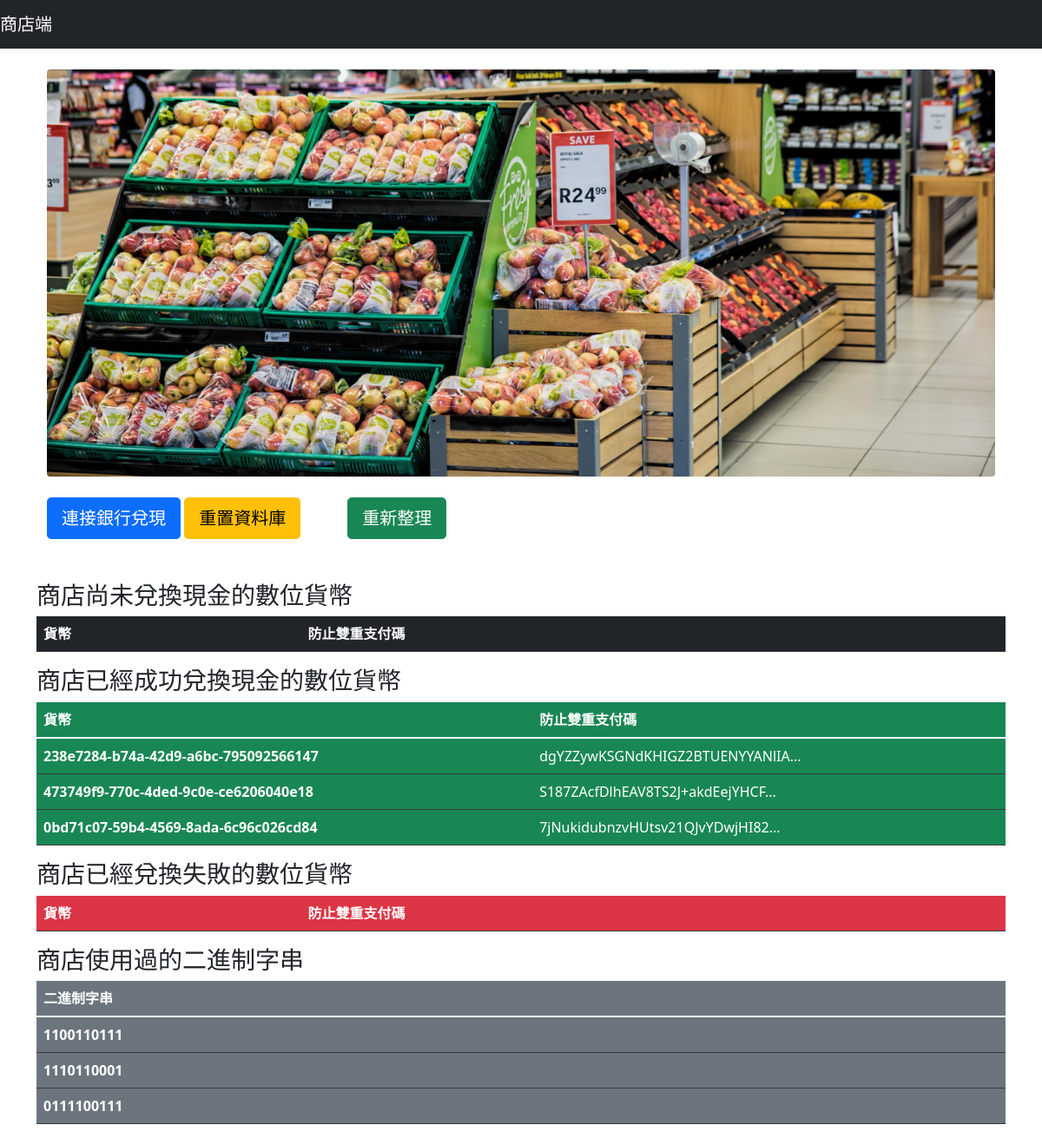
The app's page /, older data.
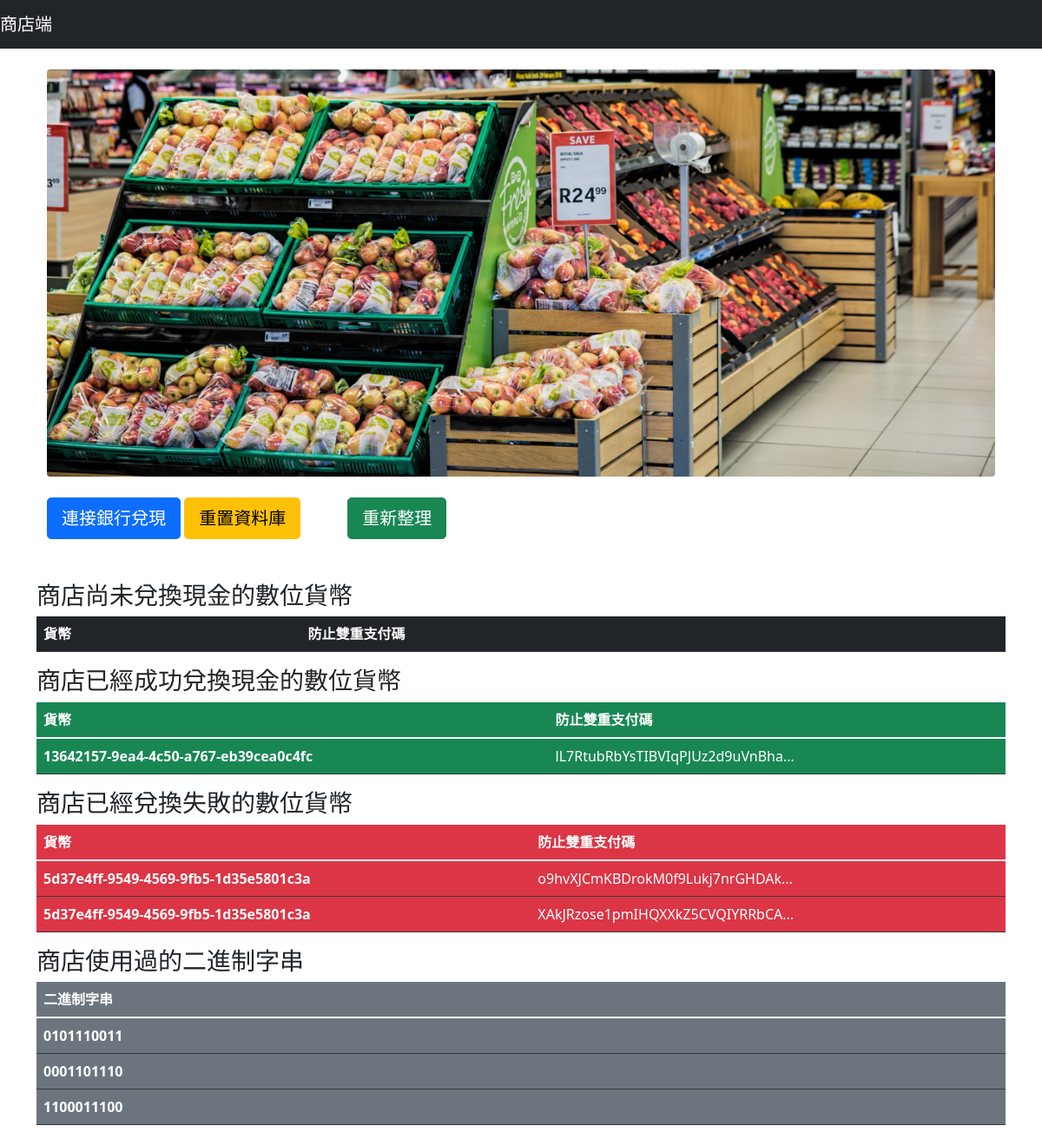
The same page, newer data.
### tables this page shows
CREATE TABLE STOREWALLET(
   id INTEGER PRIMARY KEY AUTOINCREMENT,
   hidden_user_info     TEXT                NOT NULL,
   digital_currency     TEXT     DEFAULT 0   NOT NULL,
   deposited         INT     DEFAULT 0,           
   deposit_fail         INT     DEFAULT 0
);

CREATE TABLE BINARYSTRINGS(
   id INTEGER PRIMARY KEY AUTOINCREMENT,
   binary_string     TEXT     DEFAULT 0   NOT NULL
);

### app.py (the view)
@app.route('/',methods=['GET'])
def homePage():
    NotDepositedYetCurrencys=SQLiteUtil.getCurrencyNotYetDepositForFrontEnd()
    CurrencysDeposited=SQLiteUtil.getCurrencyDepositedForFrontEnd()
    CurrencyDepositFail=SQLiteUtil.getCurrencyDepositFailForFrontEnd()
    binaryStrings = SQLiteUtil.getBinaryStringForFrontEnd()
    return render_template('index.html',NotDepositedYetCurrencys=NotDepositedYetCurrencys,CurrencysDeposited=CurrencysDeposited,CurrencyDepositFail=CurrencyDepositFail,binaryStrings=binaryStrings)

### SQLiteUtil.py (called while the page is built)
def getCurrencyNotYetDepositForFrontEnd():
    s=storeWalletTable.select().where(storeWalletTable.c.deposited==0,storeWalletTable.c.deposit_fail==0)
    conn = engine.connect()
    results = conn.execute(s)
    returnResult=list()
    for result in results:
        currency=result[2]
        hiddenUserInfo=json.loads(result[1])
        hiddenUserInfo=hiddenUserInfo[0][:30]+"..."
        resultList=list(result)
        returnResult.append([currency,hiddenUserInfo])
    return returnResult

def getCurrencyDepositedForFrontEnd():
    s=storeWalletTable.select().where(storeWalletTable.c.deposited==1 , storeWalletTable.c.deposit_fail!=1)
    conn = engine.connect()
    results = conn.execute(s)
    returnResult=list()
    for result in results:
        currency=result[2]
        hiddenUserInfo=json.loads(result[1])
        hiddenUserInfo=hiddenUserInfo[0][:30]+"..."
        resultList=list(result)
        returnResult.append([currency,hiddenUserInfo])
    return returnResult

### templates/index.html (shortened to what this page needs)
<!DOCTYPE html>
<html lang="en">
<head>
    <link href="https://cdn.jsdelivr.net/npm/bootstrap@5.1.3/dist/css/bootstrap.min.css" rel="stylesheet"
>
</head>
<body>
    <nav class="navbar navbar-expand-lg navbar-dark bg-dark">
        <a class="navbar-brand" style=" font: size 100px;" href="#">商店端</a>
    </nav>
    <div class="container">
        <div class="container">
            <br>
            <img src="/static/images/Store.jpg" class="rounded mx-auto d-block" alt="..." style="width:100%">
            <br>
            <a type="button" class="btn btn-primary btn-lg" href="/deposit">連接銀行兌現</a>
            <a type="button" class="btn btn-warning btn-lg" href="/refresh-database">重置資料庫</a>
            <a type="button" class="btn btn-success btn-lg" style="position: relative;left:50px;" href="/">重新整理</a>
        </div>
        <br>
        <br>
        <h3>商店尚未兌換現金的數位貨幣</h3>
        <table class="table table-dark">
            <thead>
                <tr>
                    <th scope="col">貨幣</th>
                    <th scope="col">防止雙重支付碼</th>
                </tr>
            </thead>
        </table>
        <h3>商店已經成功兌換現金的數位貨幣</h3>
        <table class="table table-dark">
            <thead>
                <tr>
                    <th scope="col" class="bg-success">貨幣</th>
                    <th scope="col" class="bg-success">防止雙重支付碼</th>
                </tr>
            </thead>
            <tbody>
                {% for CurrencyDeposited in CurrencysDeposited %}
                <tr>
                    <th class="bg-success">{{ CurrencyDeposited[0]}}</th>
                    <td class="bg-success">{{CurrencyDeposited[1]}}</td>
                </tr>
                {% endfor %}
            </tbody>
        </table>
        <h3>商店已經兌換失敗的數位貨幣</h3>
        <table class="table table-dark">
            <thead>
                <tr>
                    <th scope="col" class="bg-danger">貨幣</th>
                    <th scope="col" class="bg-danger">防止雙重支付碼</th>
                </tr>
            </thead>
            <tbody>
                {% for CurrencyDepositFailed in CurrencyDepositFail %}
                <tr>
                    <th class="bg-danger">{{ CurrencyDepositFailed[0]}}</th>
                    <td class="bg-danger">{{CurrencyDepositFailed[1]}}</td>
                </tr>
                {% endfor %}
            </tbody>
        </table>
        <h3>商店使用過的二進制字串</h3>
        <table class="table table-dark">
            <thead>
                <tr>
                    <th scope="col" class="bg-secondary">二進制字串</th>
                </tr>
            </thead>
            <tbody>
                {% for binaryString in binaryStrings %}
                <tr>
                    <th class="bg-secondary">{{ binaryString}}</th>
                </tr>
                {% endfor %}
            </tbody>
        </table>
    </div>
</body>
</html>

Row changes from the older to the newer data that the page shows:
removed STOREWALLET: digital_currency "238e7284-b74a-42d9-a6bc-795092566147", CurrencyDeposited "dgYZZywKSGNdKHIGZ2BTUENYYANlIA...", shown under "商店已經成功兌換現金的數位貨幣"
removed STOREWALLET: digital_currency "473749f9-770c-4ded-9c0e-ce6206040e18", CurrencyDeposited "S187ZAcfDlhEAV8TS2J+akdEejYHCF...", shown under "商店已經成功兌換現金的數位貨幣"
removed STOREWALLET: digital_currency "0bd71c07-59b4-4569-8ada-6c96c026cd84", CurrencyDeposited "7jNukidubnzvHUtsv21QJvYDwjHI82...", shown under "商店已經成功兌換現金的數位貨幣"
added STOREWALLET: digital_currency "13642157-9ea4-4c50-a767-eb39cea0c4fc", CurrencyDeposited "lL7RtubRbYsTIBVIqPJUz2d9uVnBha...", shown under "商店已經成功兌換現金的數位貨幣"
added STOREWALLET: digital_currency "5d37e4ff-9549-4569-9fb5-1d35e5801c3a", CurrencyDepositFailed "o9hvXJCmKBDrokM0f9Lukj7nrGHDAk...", shown under "商店已經兌換失敗的數位貨幣"
added STOREWALLET: digital_currency "5d37e4ff-9549-4569-9fb5-1d35e5801c3a", CurrencyDepositFailed "XAkJRzose1pmIHQXXkZ5CVQIYRRbCA...", shown under "商店已經兌換失敗的數位貨幣"
changed BINARYSTRINGS (number 1 of 3 on the later page): binary_string "1100110111" → "0101110011"
changed BINARYSTRINGS (number 2 of 3 on the later page): binary_string "1110110001" → "0001101110"
changed BINARYSTRINGS (number 3 of 3 on the later page): binary_string "0111100111" → "1100011100"
